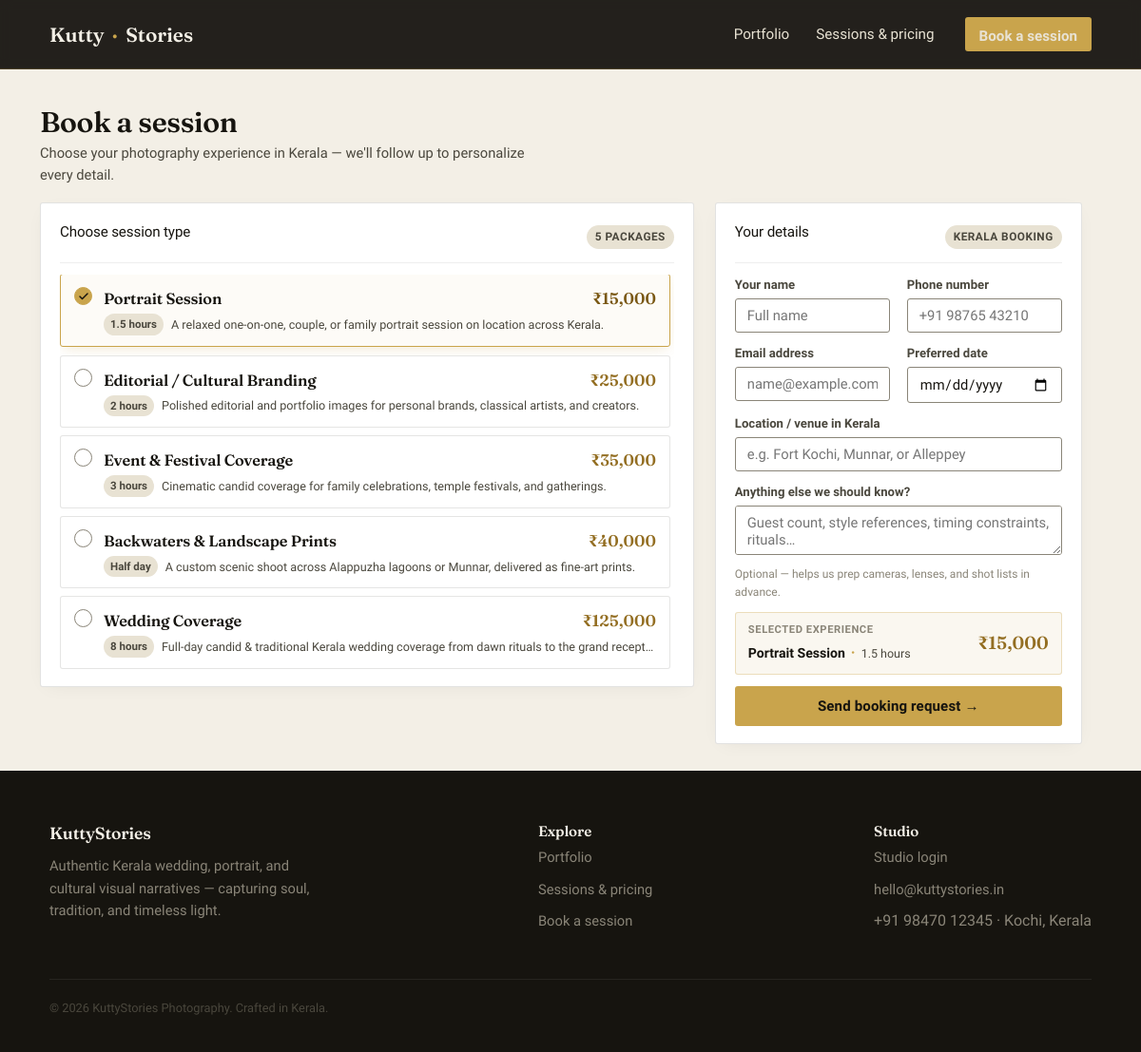
Screenshot of /book with the database file from the repository.
### tables this page shows
CREATE TABLE services (
    id          INTEGER PRIMARY KEY AUTOINCREMENT,
    name        TEXT NOT NULL,
    description TEXT NOT NULL,
    duration    TEXT NOT NULL,
    price       REAL NOT NULL
, image_file TEXT);

### app.py (the view, shortened to what this page needs)
@app.route("/book", methods=["GET", "POST"])
def book():
    all_services = db.list_services()
    preselect = request.args.get("service_id", type=int)
    return render_template("booking.html", services=all_services, preselect=preselect, form={})

### app.py (called while the page is built)
@app.context_processor
def inject_globals():
    return {"current_year": date.today().year}

### database.py (called while the page is built)
def get_connection():
    conn = sqlite3.connect(
        DB_PATH,
        detect_types=sqlite3.PARSE_DECLTYPES | sqlite3.PARSE_COLNAMES,
    )
    conn.row_factory = sqlite3.Row
    conn.execute("PRAGMA foreign_keys = ON")
    return conn

def list_services():
    conn = get_connection()
    cur = conn.cursor()
    try:
        cur.execute("SELECT * FROM services ORDER BY price ASC")
        return [dict(row) for row in cur.fetchall()]
    finally:
        cur.close()
        conn.close()

### templates/booking.html (shortened to what this page needs)
{% extends "base.html" %}
{% block content %}
<section class="booking-section">
  <div class="container booking-container">
    <div class="booking-header">
      <h2>Book a session</h2>
      <p>Choose your photography experience in Kerala — we'll follow up to personalize every detail.</p>
    </div>
    <form class="booking-split-card" method="POST" action="{{ url_for('book') }}" novalidate>
      <div class="booking-left-col">
        <div class="booking-col-heading">
          <label class="field-label-prominent">Choose session type</label>
          <span class="booking-counter-pill">{{ services|length }} packages</span>
        </div>
        <div class="session-vertical-list" role="radiogroup" aria-label="Session type selection">
          {% for s in services %}
          {% set is_selected = (s.id == preselect) or (not preselect and loop.first) %}
          <label class="session-card-row {% if is_selected %}active{% endif %}"
                 for="service_{{ s.id }}"
                 data-id="{{ s.id }}"
                 data-name="{{ s.name }}"
                 data-price="₹{{ '{:,}'.format(s.price|int) }}"
                 data-duration="{{ s.duration }}">
            <div class="session-radio-circle" aria-hidden="true">
              <svg viewBox="0 0 24 24" width="12" height="12" stroke="currentColor" stroke-width="3" fill="none" stroke-linecap="round" stroke-linejoin="round">
                <polyline points="20 6 9 17 4 12"></polyline>
              </svg>
            </div>
            <div class="session-card-details">
              <div class="session-card-head">
                <h4 class="session-card-title">{{ s.name }}</h4>
                <span class="session-card-price">₹{{ '{:,}'.format(s.price|int) }}</span>
              </div>
              <div class="session-card-sub">
                <span class="session-card-duration">{{ s.duration }}</span>
                <span class="session-card-desc">{{ s.description }}</span>
              </div>
            </div>
          </label>
          {% endfor %}
        </div>
      </div>
      <div class="booking-right-col">
        <div class="booking-col-heading">
          <label class="field-label-prominent">Your details</label>
          <span class="booking-counter-pill">Kerala booking</span>
        </div>
        <div class="booking-fields-form">
          <div class="field-row">
            <div class="field">
              <label for="client_name">Your name</label>
              <input type="text" id="client_name" name="client_name" placeholder="Full name" value="{{ form.get('client_name', '') }}" required>
            </div>
            <div class="field">
              <label for="phone">Phone number</label>
              <input type="tel" id="phone" name="phone" placeholder="+91 98765 43210" value="{{ form.get('phone', '') }}" required>
            </div>
          </div>
          <div class="field-row">
            <div class="field">
              <label for="email">Email address</label>
              <input type="email" id="email" name="email" placeholder="name@example.com" value="{{ form.get('email', '') }}" required>
            </div>
            <div class="field">
              <label for="shoot_date">Preferred date</label>
              <input type="date" id="shoot_date" name="shoot_date" value="{{ form.get('shoot_date', '') }}" required>
            </div>
          </div>
          <div class="field">
            <label for="location">Location / venue in Kerala</label>
            <input type="text" id="location" name="location" placeholder="e.g. Fort Kochi, Munnar, or Alleppey" value="{{ form.get('location', '') }}" required>
          </div>
          <div class="field message-field">
            <label for="message">Anything else we should know?</label>
            <textarea id="message" name="message" rows="2" placeholder="Guest count, style references, timing constraints, rituals…">{{ form.get('message', '') }}</textarea>
            <div class="field-hint">Optional — helps us prep cameras, lenses, and shot lists in advance.</div>
          </div>
          <div class="booking-summary-banner">
            <div class="summary-banner-info">
              <span class="summary-banner-eyebrow">Selected experience</span>
              <div class="summary-banner-name-wrap">
                <strong class="summary-banner-name" id="summaryServiceTitle">Portrait Session</strong>
                <span class="summary-banner-dot">&middot;</span>
                <span class="summary-banner-duration" id="summaryServiceDuration">1.5 hours</span>
              </div>
            </div>
            <div class="summary-banner-price" id="summaryServicePrice">₹15,000</div>
          </div>
          <button type="submit" class="btn btn-brass btn-block booking-submit-btn">Send booking request &rarr;</button>
        </div>
      </div>
    </form>
  </div>
</section>
{% endblock %}

### rows the page displays
services: name "Portrait Session", price "15,000", duration "1.5 hours", description "A relaxed one-on-one, couple, or family portrait session on location across Kerala."
services: name "Editorial / Cultural Branding", price "25,000", duration "2 hours", description "Polished editorial and portfolio images for personal brands, classical artists, and creators."
services: name "Event & Festival Coverage", price "35,000", duration "3 hours", description "Cinematic candid coverage for family celebrations, temple festivals, and gatherings."
services: name "Backwaters & Landscape Prints", price "40,000", duration "Half day", description "A custom scenic shoot across Alappuzha lagoons or Munnar, delivered as fine-art prints."
services: name "Wedding Coverage", price "125,000", duration "8 hours", description "Full-day candid & traditional Kerala wedding coverage from dawn rituals to the grand recept…"

### other values shown
{{ services|length }} "5"
